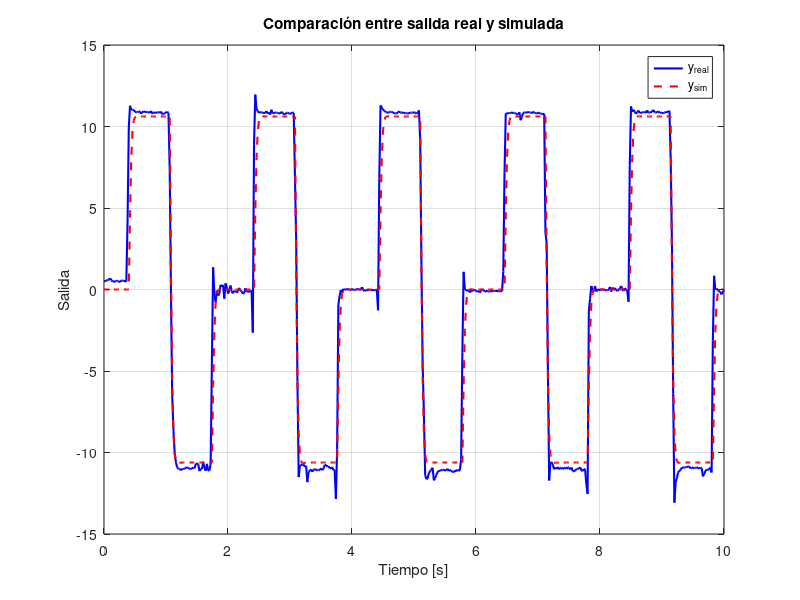

Here is the MATLAB script that generated this plot:
% Cargar datos del archivo .mat
data = load('modelo_ARX_out.mat');

% Extraer variables
t = data.t_sim;
y_real = data.y_real;
y_sim = data.y_sim;

% Gráfico de salida real vs simulada
figure;
plot(t, y_real, 'b', 'LineWidth', 1.5); hold on;
plot(t, y_sim, 'r--', 'LineWidth', 1.5);
xlabel('Tiempo [s]');
ylabel('Salida');
title('Comparación entre salida real y simulada');
legend('y_{real}', 'y_{sim}');
grid on;

% (Opcional) mostrar parámetros del modelo
fprintf('Parámetros del modelo:\n');
fprintf('alfa = %.4f\n', data.alfa);
fprintf('beta = %.4f\n', data.beta);
fprintf('gamma = %.4f\n', data.gamma);
